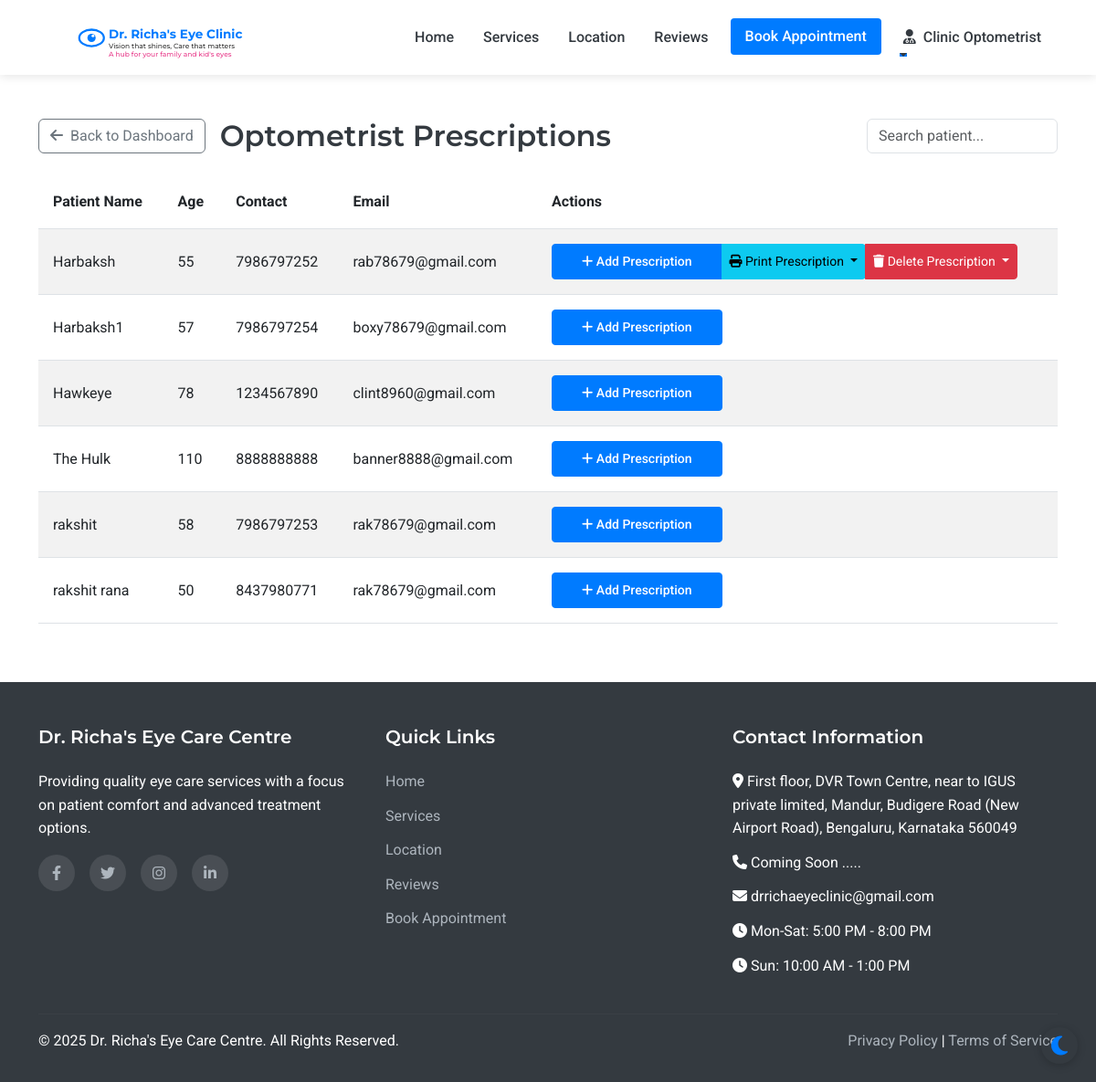
Page /assistant/prescriptions (signed in) on the committed database.
### models.py (models this page shows, shortened)
class Staff(UserMixin, db.Model):
    __abstract__ = True
    id = db.Column(db.Integer, primary_key=True)
    username = db.Column(db.String(64), unique=True, nullable=False)
    email = db.Column(db.String(120), unique=True, nullable=False)
    password_hash = db.Column(db.String(256), nullable=False)
    full_name = db.Column(db.String(100), nullable=False)
    mobile_number = db.Column(db.String(15), nullable=False)

class Assistant(Staff):
    __tablename__ = 'assistant'
    position = db.Column(db.String(100), nullable=True, default='Optometrist')
    full_name = db.Column(db.String(100), nullable=True, default='Optometrist')
    joining_date = db.Column(db.Date, nullable=True)
    salary_records = db.relationship('Salary', backref='assistant', lazy=True)

class Patient(UserMixin, db.Model):
    id = db.Column(db.Integer, primary_key=True)
    full_name = db.Column(db.String(100), nullable=False)
    mobile_number = db.Column(db.String(15), nullable=False)
    email = db.Column(db.String(100), nullable=True)
    age = db.Column(db.Integer, nullable=False)
    sex = db.Column(db.String(10), nullable=True)
    password_hash = db.Column(db.String(256), nullable=True)
    is_registered = db.Column(db.Boolean, default=False)
    created_at = db.Column(db.DateTime, nullable=False, default=datetime.utcnow)
    appointments = db.relationship('Appointment', backref='patient', lazy=True)
    doctor_prescriptions = db.relationship('DoctorPrescription', backref='patient', lazy=True)
    optometrist_prescriptions = db.relationship('OptometristPrescription', backref='patient', lazy=True)

### routes.py (the view)
@app.route('/assistant/prescriptions')
@login_required
def assistant_prescriptions():
    if not isinstance(current_user, Assistant):
        flash('Access denied', 'danger')
        return redirect(url_for('index'))
    all_patients = Patient.query.order_by(Patient.full_name).all()
    return render_template('assistant/prescriptions.html', all_patients=all_patients)

### app.py (called while the page is built)
@login_manager.user_loader
def load_user(user_id):
    from models import Doctor, Assistant, Admin, Patient
    try:
        if user_id.startswith('doctor_'):
            return Doctor.query.get(int(user_id.split('_')[1]))
        elif user_id.startswith('assistant_'):
            return Assistant.query.get(int(user_id.split('_')[1]))
        elif user_id.startswith('admin_'):
            return Admin.query.get(int(user_id.split('_')[1]))
        else:
            return Patient.query.get(int(user_id))
    except (ValueError, AttributeError):
        return None

### routes.py (called while the page is built)
@app.context_processor
def inject_now():
    return {'now': datetime.now()}

### templates/assistant/prescriptions.html (shortened to what this page needs)
{% extends 'layout.html' %}
{% block content %}
<div class="container py-5">
    <div class="d-flex justify-content-between align-items-center mb-4">
        <div class="d-flex align-items-center">
            <a href="{{ url_for('assistant_dashboard') }}" class="btn btn-outline-secondary me-3">
                <i class="fas fa-arrow-left me-1"></i> Back to Dashboard
            </a>
            <h2 class="mb-0">Optometrist Prescriptions</h2>
        </div>
        <input type="text" id="searchInput" class="form-control w-auto" placeholder="Search patient..." onkeyup="searchTable()">
    </div>
    <div class="table-responsive">
        <table class="table table-striped" id="prescriptionTable">
            <thead>
                <tr>
                    <th>Patient Name</th>
                    <th>Age</th>
                    <th>Contact</th>
                    <th>Email</th>
                    <th>Actions</th>
                </tr>
            </thead>
            <tbody>
                {% for patient in all_patients %}
                <tr>
                    <td>{{ patient.full_name }}</td>
                    <td>{{ patient.age }}</td>
                    <td>{{ patient.mobile_number }}</td>
                    <td>{{ patient.email }}</td>
                    <td>
                        <div class="btn-group">
                            <a href="{{ url_for('assistant_add_prescription', patient_id=patient.id) }}"
                               class="btn btn-primary btn-sm">
                                <i class="fas fa-plus"></i> Add Prescription
                            </a>
                            {% if patient.optometrist_prescriptions %}
                            <button type="button" class="btn btn-info btn-sm dropdown-toggle" data-bs-toggle="dropdown">
                                <i class="fas fa-print"></i> Print Prescription
                            </button>
                            <button type="button" class="btn btn-danger btn-sm dropdown-toggle" data-bs-toggle="dropdown">
                                <i class="fas fa-trash"></i> Delete Prescription
                            </button>
                            {% endif %}
                        </div>
                    </td>
                </tr>
                {% endfor %}
            </tbody>
        </table>
    </div>
</div>
{% endblock %}

### templates/layout.html (shortened to what this page needs)
<!DOCTYPE html>
<html lang="en">
<head>
    <link href="https://cdn.jsdelivr.net/npm/bootstrap@5.3.0-alpha1/dist/css/bootstrap.min.css" rel="stylesheet">
    <link rel="stylesheet" href="https://cdn.jsdelivr.net/npm/flatpickr/dist/flatpickr.min.css">
    <link rel="stylesheet" href="https://cdnjs.cloudflare.com/ajax/libs/font-awesome/6.1.1/css/all.min.css">
    <link rel="stylesheet" href="{{ url_for('static', filename='css/style.css') }}">
</head>
<body>
    <nav class="navbar navbar-expand-lg sticky-top">
        <div class="container">
            <a class="navbar-brand" href="{{ url_for('index') }}" id="clinic-logo">
                <div id="interactive-logo-container" style="height: 60px;"></div>
            </a>
            <div class="collapse navbar-collapse" id="navbarNav">
                <ul class="navbar-nav ms-auto">
                    <li class="nav-item">
                        <a class="nav-link {% if request.path == url_for('index') %}active{% endif %}" href="{{ url_for('index') }}">Home</a>
                    </li>
                    <li class="nav-item">
                        <a class="nav-link {% if request.path == url_for('services') %}active{% endif %}" href="{{ url_for('services') }}">Services</a>
                    </li>
                    <li class="nav-item">
                        <a class="nav-link {% if request.path == url_for('location') %}active{% endif %}" href="{{ url_for('location') }}">Location</a>
                    </li>
                    <li class="nav-item">
                        <a class="nav-link {% if request.path == url_for('reviews') %}active{% endif %}" href="{{ url_for('reviews') }}">Reviews</a>
                    </li>
                    <li class="nav-item">
                        <a class="nav-link btn btn-primary text-white px-3 ms-lg-2" href="{{ url_for('appointment') }}">Book Appointment</a>
                    </li>
                    {% if current_user.is_authenticated %}
                        {% if current_user.__class__.__name__ == 'Patient' %}
                            <li class="nav-item dropdown">
                                <a class="nav-link dropdown-toggle" href="#" id="navbarDropdown" role="button" data-bs-toggle="dropdown" aria-expanded="false">
                                    <i class="fas fa-user me-1"></i> {{ current_user.full_name }}
                                </a>
                                <ul class="dropdown-menu dropdown-menu-end" aria-labelledby="navbarDropdown">
                                    <li><a class="dropdown-item" href="{{ url_for('patient_dashboard') }}">Dashboard</a></li>
                                    <li><a class="dropdown-item" href="{{ url_for('patient_appointments') }}">My Appointments</a></li>
                                    <li><a class="dropdown-item" href="{{ url_for('patient_medical_records') }}">Medical Records</a></li>
                                    <li><hr class="dropdown-divider"></li>
                                    <li><a class="dropdown-item" href="{{ url_for('patient_logout') }}">Logout</a></li>
                                </ul>
                            </li>
                        {% else %}
                            <li class="nav-item dropdown">
                                <a class="nav-link dropdown-toggle" href="#" id="navbarDropdown" role="button" data-bs-toggle="dropdown" aria-expanded="false">
                                    <i class="fas fa-user-md me-1"></i> {{ current_user.full_name }}
                                </a>
                            </li>
                        {% endif %}
                    {% endif %}
                </ul>
            </div>
        </div>
    </nav>
    <main>
        {% block content %}{% endblock %}
    </main>
    <footer>
        <div class="container">
            <div class="row">
                <div class="col-md-4 mb-4 mb-md-0">
                    <h5>Dr. Richa's Eye Care Centre</h5>
                    <p class="mb-3">Providing quality eye care services with a focus on patient comfort and advanced treatment options.</p>
                    <div class="social-icons">
                        <a href="#" aria-label="Facebook"><i class="fab fa-facebook-f"></i></a>
                        <a href="#" aria-label="Twitter"><i class="fab fa-twitter"></i></a>
                        <a href="#" aria-label="Instagram"><i class="fab fa-instagram"></i></a>
                        <a href="#" aria-label="LinkedIn"><i class="fab fa-linkedin-in"></i></a>
                    </div>
                </div>
                <div class="col-md-4 mb-4 mb-md-0">
                    <h5>Quick Links</h5>
                    <ul>
                        <li><a href="{{ url_for('index') }}">Home</a></li>
                        <li><a href="{{ url_for('services') }}">Services</a></li>
                        <li><a href="{{ url_for('location') }}">Location</a></li>
                        <li><a href="{{ url_for('reviews') }}">Reviews</a></li>
                        <li><a href="{{ url_for('appointment') }}">Book Appointment</a></li>
                    </ul>
                </div>
                <div class="col-md-4">
                    <h5>Contact Information</h5>
                    <ul>
                        <li><i class="fas fa-map-marker-alt"></i> First floor, DVR Town Centre, near to     IGUS private limited, Mandur, Budigere Road (New Airport Road), Bengaluru, Karnataka 560049</li>
                        <li><i class="fas fa-phone"></i> Coming Soon .....</li>
                        <li><i class="fas fa-envelope"></i> drrichaeyeclinic@gmail.com</li>
                        <li><i class="fas fa-clock"></i> Mon-Sat: 5:00 PM - 8:00 PM</li>
                        <li><i class="fas fa-clock"></i> Sun: 10:00 AM - 1:00 PM</li>
                    </ul>
                </div>
            </div>
            <hr class="mt-4 mb-3" style="border-color: rgba(255,255,255,0.1);">
            <div class="row">
                <div class="col-md-6">
                    <p class="mb-md-0">&copy; {{ now.year }} Dr. Richa's Eye Care Centre. All Rights Reserved.</p>
                </div>
                <div class="col-md-6 text-md-end">
                    <p class="mb-0">
                        <a href="#">Privacy Policy</a> |
                        <a href="#">Terms of Service</a>
                    </p>
                </div>
            </div>
        </div>
    </footer>
</body>
</html>

### static/css/style.css (style rules this page uses)
:root { --primary-color: #007bff; --secondary-color: #6c757d; --accent-color: #17a2b8; --light-color: #f8f9fa; --dark-color: #343a40; --success-color: #28a745; --warning-color: #ffc107; --danger-color: #dc3545; --white: #ffffff; --light-blue: #e6f2ff; --transition: all 0.3s ease; --bg-color: #ffffff; --text-color: #343a40; --card-bg: #ffffff; --border-color: #dee2e6; --footer-bg: #343a40; --footer-text: #ffffff; --hero-overlay: rgba(0, 123, 255, 0.85); }
body { font-family: 'Roboto', sans-serif; color: var(--text-color, var(--dark-color)); line-height: 1.6; background-color: var(--bg-color, var(--white)); transition: background-color 0.3s ease, color 0.3s ease; }
h1, h2, h3, h4, h5, h6 { font-family: 'Montserrat', sans-serif; font-weight: 600; }
.navbar { box-shadow: 0 2px 4px rgba(0, 0, 0, 0.1); padding: 1rem 2rem; background-color: var(--card-bg, var(--white)); transition: background-color 0.3s ease; }
.navbar-brand { font-weight: 700; color: var(--primary-color); font-size: 1.5rem; }
#interactive-logo-container { width: 300px; height: 40px !important; cursor: pointer; display: flex; align-items: center; justify-content: flex-start; transition: var(--transition); margin-right: 20px; }
.navbar { transition: transform 0.4s ease-in-out; box-shadow: 0 2px 10px rgba(0, 0, 0, 0.1); }
.nav-link { color: var(--dark-color); font-weight: 500; margin: 0 0.5rem; position: relative; transition: var(--transition); }
.nav-link::after { content: ''; position: absolute; width: 0; height:1.5px; bottom: 0; left: 0; background-color: var(--primary-color); transition: var(--transition); }
.table td, .table th { padding: 1rem; vertical-align: middle; }
.btn-primary { background-color: var(--primary-color); border-color: var(--primary-color); padding: 0.5rem 2rem; font-weight: 500; border-radius: 4px; transition: var(--transition); }
footer { background-color: var(--dark-color); color: var(--white); padding: 3rem 0 2rem; }
footer h5 { font-weight: 600; margin-bottom: 1.5rem; }
footer ul { list-style: none; padding-left: 0; }
footer ul li { margin-bottom: 0.75rem; }
footer a { color: #adb5bd; text-decoration: none; transition: var(--transition); }
.social-icons { display: flex; gap: 1rem; }
.social-icons a { display: flex; align-items: center; justify-content: center; width: 40px; height: 40px; border-radius: 50%; background-color: rgba(255, 255, 255, 0.1); transition: var(--transition); }

### rows in the picture
Assistant: full_name "Clinic Optometrist"
Patient: full_name "Harbaksh", age "55", mobile_number "7986797252", email "rab78679@gmail.com"
Patient: full_name "Harbaksh1", age "57", mobile_number "7986797254", email "boxy78679@gmail.com"
Patient: full_name "Hawkeye", age "78", mobile_number "1234567890", email "clint8960@gmail.com"
Patient: full_name "The Hulk", age "110", mobile_number "8888888888", email "banner8888@gmail.com"
Patient: full_name "rakshit", age "58", mobile_number "7986797253", email "rak78679@gmail.com"
Patient: full_name "rakshit rana", age "50", mobile_number "8437980771", email "rak78679@gmail.com"
